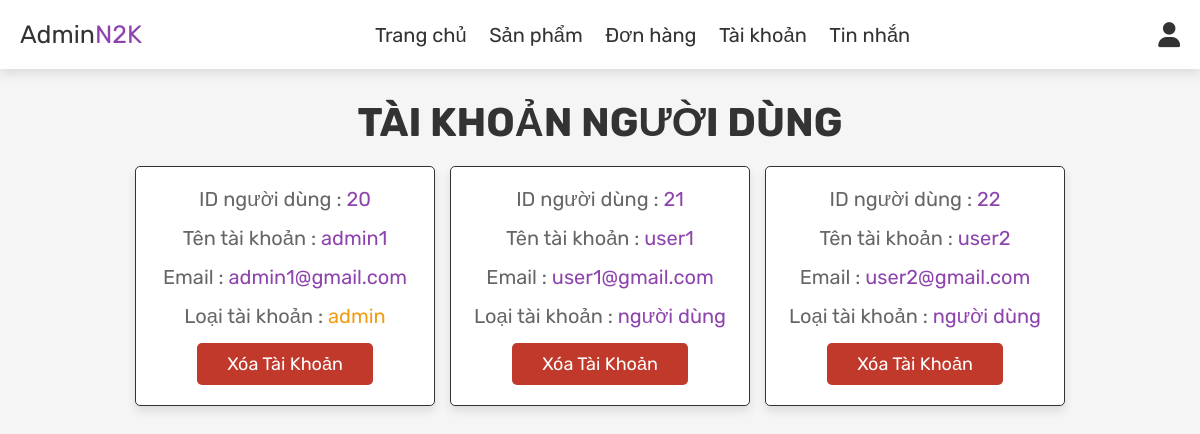
Screenshot of /admin_users.php (signed in) with the database file from the repository.
### tables this page shows
CREATE TABLE `users` (
  `id` int(100) NOT NULL,
  `name` varchar(100) NOT NULL,
  `email` varchar(100) NOT NULL,
  `password` varchar(100) NOT NULL,
  `user_type` varchar(20) NOT NULL DEFAULT 'user'
);

### admin_users.php (the view, shortened to what this page needs)
<?php
include 'config.php';
?>
<!DOCTYPE html>
<html lang="en">
<head>
   <link rel="stylesheet" href="https://cdnjs.cloudflare.com/ajax/libs/font-awesome/6.0.0/css/all.min.css">
   <link rel="stylesheet" href="css/admin_style.css">
</head>
<body>
<?php include 'admin_header.php'; ?>
<section class="users">
   <h1 class="title"> tài khoản người dùng </h1>
   <div class="box-container">
      <?php
         $select_users = mysqli_query($conn, "SELECT * FROM `users`") or die('query failed');
         while($fetch_users = mysqli_fetch_assoc($select_users)){
      ?>
      <div class="box">
         <p> ID người dùng : <span><?php echo $fetch_users['id']; ?></span> </p>
         <p> Tên tài khoản : <span><?php echo $fetch_users['name']; ?></span> </p>
         <p> Email : <span><?php echo $fetch_users['email']; ?></span> </p>
         <p> Loại tài khoản : <span style="color:<?php if($fetch_users['user_type'] == 'admin'){ echo 'var(--orange)'; } ?>"><?php echo $fetch_users['user_type']; ?></span> </p>
         <a href="admin_users.php?delete=<?php echo $fetch_users['id']; ?>" onclick="return confirm('delete this user?');" class="delete-btn">xóa tài khoản</a>
      </div>
      <?php
         };
      ?>
   </div>
</section>
</body>
</html>

### css/admin_style.css (style rules this page uses)
:root { --purple:#8e44ad; --red:#c0392b; --orange:#f39c12; --black:#333; --white:#fff; --light-color:#666; --light-white:#ccc; --light-bg:#f5f5f5; --border:.1rem solid var(--black); --box-shadow:0 .5rem 1rem rgba(0,0,0,.1); }
* { font-family: 'Rubik', sans-serif; margin:0; padding:0; box-sizing: border-box; outline: none; border:none; text-decoration: none; transition:all .2s linear; }
html { font-size: 62.5%; overflow-x: hidden; }
body { background-color: var(--light-bg); }
section { padding:3rem 2rem; }
.title { text-align: center; margin-bottom: 2rem; text-transform: uppercase; color:var(--black); font-size: 4rem; }
.btn, .option-btn, .delete-btn, .white-btn { display: inline-block; margin-top: 1rem; padding:1rem 3rem; cursor: pointer; color:var(--white); font-size: 1.8rem; border-radius: .5rem; text-transform: capitalize; }
.delete-btn { background-color: var(--red); }
.users .box-container { display: grid; grid-template-columns: repeat(auto-fit, 30rem); justify-content: center; gap:1.5rem; max-width: 1200px; margin:0 auto; align-items: flex-start; }
.users .box-container .box { background-color: var(--white); padding:2rem; border:var(--border); box-shadow: var(--box-shadow); border-radius: .5rem; text-align: center; }
.users .box-container .box p { padding-bottom: 1.5rem; font-size: 2rem; color:var(--light-color); }
.users .box-container .box p span { color:var(--purple); }
.users .box-container .box .delete-btn { margin-top: 0; }

### rows the page displays
users: id "20", name "admin1", email "admin1@gmail.com", user_type "admin"
users: id "21", name "user1", email "user1@gmail.com", user_type "người dùng"
users: id "22", name "user2", email "user2@gmail.com", user_type "người dùng"
